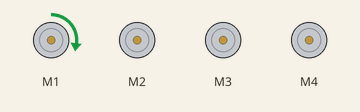
Recording of a sketch running on a simulated Arduino Uno, built with avr-gcc and run on an emulated ATmega328P. Shown: 4 × DC motor (green arrow = forward, orange = backward, longer = faster).

Above: at 1.5 s.
At 4.5 s:
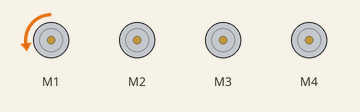
Timing chart, 0 to 7.8 s (numbered marks = the images above):
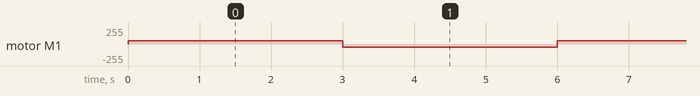

Measured:
- by itself, motor M1: alternates forward 50/255 for 3.0 s and backward 50/255 for 3.0 s

The sketch:

motor_test.ino
```cpp
/*
Title: Adafruit Motor Shield V2 Testing
Hardware: -4 DC Motors
          -Adafruit Motor Shield V2
          -Arduino Uno
*/

#include <Wire.h>
#include <Adafruit_MotorShield.h>
#include "utility/Adafruit_PWMServoDriver.h"


//Create Adafruit motor shield object
Adafruit_MotorShield AFMS = Adafruit_MotorShield();

//Create 4 DC motor objects   fl: front-left (M1), fr: front-right (M2), bl: back-left (M3), br: back-right (M4)
Adafruit_DCMotor *flMotor = AFMS.getMotor(1);
Adafruit_DCMotor *frMotor = AFMS.getMotor(2);
Adafruit_DCMotor *blMotor = AFMS.getMotor(3);
Adafruit_DCMotor *brMotor = AFMS.getMotor(4);


const int DEFAULT_SPEED = 50;   //negative values are treated as 255 minus the value (setSpeed is unsigned)
const int DEFAULT_ACTIVE_TIME = 1000; //default "on time" of DC motors in microseconds,
                                      //could be re-written in terms of speed.

const int MOTOR_SELECTION = 1; //1-4 activate front-left, front-right, back-right, back-left, respectively
                               //5 activates all four motors

void setup()
{
  AFMS.begin();

  //Initialize the speed of all motors
  flMotor->setSpeed(DEFAULT_SPEED);
  frMotor->setSpeed(DEFAULT_SPEED);
  blMotor->setSpeed(DEFAULT_SPEED);
  brMotor->setSpeed(DEFAULT_SPEED);

  //Initialize the state of all motors
  flMotor->run(RELEASE);
  frMotor->run(RELEASE);
  blMotor->run(RELEASE);
  brMotor->run(RELEASE);

}

void loop()
{
  switch (MOTOR_SELECTION)
  {
    case 1:
            flMotor->run(FORWARD);
            delay(3000);
            flMotor->run(BACKWARD);
            delay(3000);
            flMotor->run(RELEASE);
            break;

    case 2:
            frMotor->run(FORWARD);
            delay(3000);
            frMotor->run(BACKWARD);
            delay(3000);
            frMotor->run(RELEASE);
            break;

    case 3:
            brMotor->run(FORWARD);
            delay(3000);
            brMotor->run(BACKWARD);
            delay(3000);
            brMotor->run(RELEASE);
            break;

    case 4:
            blMotor->run(FORWARD);
            delay(3000);
            blMotor->run(BACKWARD);
            delay(3000);
            blMotor->run(RELEASE);
            break;

    case 5:
            flMotor->run(FORWARD);
            frMotor->run(FORWARD);
            brMotor->run(FORWARD);
            blMotor->run(FORWARD);
            delay(3000);
            flMotor->run(BACKWARD);
            frMotor->run(BACKWARD);
            blMotor->run(BACKWARD);
            brMotor->run(BACKWARD);
            delay(3000);
            flMotor->run(RELEASE);
            frMotor->run(RELEASE);
            brMotor->run(RELEASE);
            blMotor->run(RELEASE);
            break;
  }
}
```
